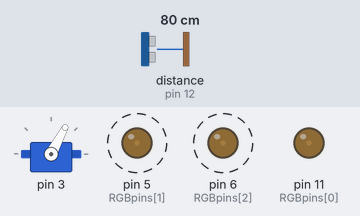
A sketch run on a simulated Arduino Uno, built with avr-gcc and run on an emulated ATmega328P. On the bench: servo, output pins drawn as LEDs (lit = HIGH). Dashed ring = blinking. Inputs (shaded band) come from the test bench; at power-on: distance to the obstacle (sensor on pin 12) 80 cm. The echo pulse lasts 58.3 µs per cm; random numbers use the default seed unless the sketch sets one; what the sketch prints to the serial monitor is not drawn.

Above: at 1.2 s.
1.3 s: distance to the obstacle (sensor on pin 12) set to 2 cm
At 1.66 s:
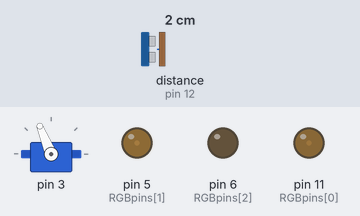
4.3 s: distance to the obstacle (sensor on pin 12) set to 9 cm
At 4.67 s:
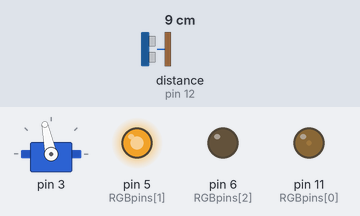
7.3 s: distance to the obstacle (sensor on pin 12) set to 4 cm
At 7.68 s:
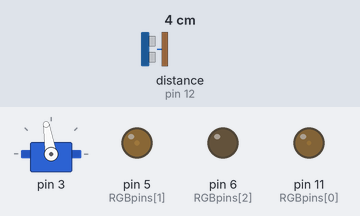
10.3 s: distance to the obstacle (sensor on pin 12) set to 18 cm
At 10.98 s:
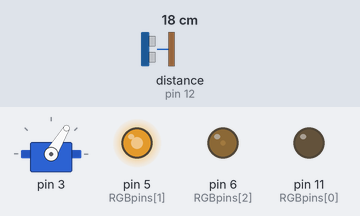
13.3 s: distance to the obstacle (sensor on pin 12) set to 35 cm
16.3 s: distance to the obstacle (sensor on pin 12) set to 60 cm
Timing chart, 0 to 22.8 s (numbered marks = the images above; inputs shaded):
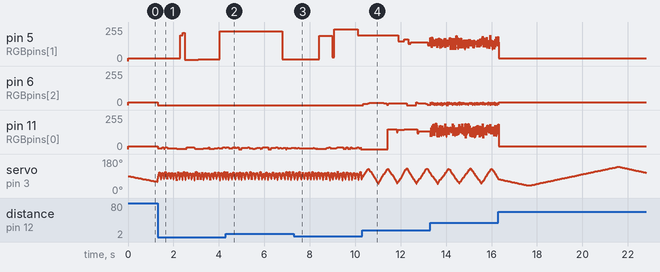

Measured:
- by itself, pin 6 (RGBpins[2]): alternates 21/255 for 0.02 s and 20/255 for 0.02 s

The sketch:

scp-V3_1-ultraS.ino
```cpp
#include <Servo.h>
#include <Chrono.h>
#include <HCSR04.h>// https://github.com/Martinsos/arduino-lib-hc-sr04

const byte triggerPin = 13;
const byte echoPin = 12;
UltraSonicDistanceSensor distanceSensor(triggerPin, echoPin);
unsigned int distance;

const byte startPos = 90;
const byte nbreServo = 1;
const byte miniPosLimite = 10;
const byte maxPosLimite = 170;

const byte RGBpins[3] = {11, 5, 6};
const byte maxPowerLimite = 220;
const byte miniPowerLimite = 20;

int LEDPower = 0;
int LEDPowerLimitesTemp[2];
int colorVariation;
int lightVariation;

int posLimitesTemp[2];
bool directionAngle[nbreServo];
float pos[nbreServo];
float nbreDegreVariation;

byte etatNuage = 0;

Servo servo[nbreServo];
Chrono chronoTempete;


void setup() {

  Serial.begin(9600);


  float distance = distanceSensor.measureDistanceCm();
  Serial.println(distance);

  servo[0].attach(3);
  for (byte i = 0; i < 3; i++) {
    pinMode(RGBpins[i], OUTPUT);
  }
  for (byte i = 0; i < nbreServo; i++) {
    pos[i] = startPos;
    servo[i].write(90);
  }
}

void loop() {

  tempete();
  delay(1);
  tempeteWithUltraS();
  delay(1);
  etatNuageUpDate();
  delay(1);
  ledRVB();
  delay(1);
  moveMode(0);
  delay(1);
}


void moveMode(byte whatServoInfo) {

  // on change de nbreDegreVariation
  if (pos[whatServoInfo] <= posLimitesTemp[0] ) {
    directionAngle[whatServoInfo] = !directionAngle[whatServoInfo];
    pos[whatServoInfo] = posLimitesTemp[0];
  } else if ( pos[whatServoInfo] >= posLimitesTemp[1]) {
    directionAngle[whatServoInfo] = !directionAngle[whatServoInfo];
    pos[whatServoInfo] = posLimitesTemp[1];

  }
  if (directionAngle[whatServoInfo]) {
    pos[whatServoInfo] = pos[whatServoInfo] + nbreDegreVariation;
  } else {
    pos[whatServoInfo] = pos[whatServoInfo] - nbreDegreVariation;
  }
  safeServoLimites(whatServoInfo);
  servo[whatServoInfo].write(pos[whatServoInfo]);
}

void safeServoLimites(byte whatServoInfo) {

  // on reste dans les limite d'angle
  if (pos[whatServoInfo] > maxPosLimite) {
    pos[whatServoInfo] = maxPosLimite;
  }
  if (pos[whatServoInfo] < miniPosLimite) {
    pos[whatServoInfo] = miniPosLimite;
  }

}

void ledRVB() {

  switch (etatNuage) {
    case 1:
      //RBpins actives
      for (byte i = 0; i < 2; i++) {
        lightVariationMode();
        analogWrite(RGBpins[i], lightVariation );
      }
      analogWrite(RGBpins[2], random(0, 20) );
      break;
    case 2:
      //    Rpins
      lightVariationMode();
      analogWrite(RGBpins[1], lightVariation );
      analogWrite(RGBpins[0], random(0, 15) );
      analogWrite(RGBpins[2], 0 );
      break;
    default:
      //RGBpins actives
      for (byte i = 0; i < 3; i++) {
        lightVariationMode();
        analogWrite(RGBpins[i], lightVariation );
      }
      break;
  }
}

void lightVariationMode() {
  lightVariation = random(
                     (LEDPowerLimitesTemp[0] + random((0 - colorVariation / 2), colorVariation)),  //minimun dans la variation de cooleur,
                     (LEDPowerLimitesTemp[1] + random((0 - colorVariation / 2), colorVariation))); //maxi
}

void tempete() {

  switch (etatNuage) {
    case 1:
      if (chronoTempete.hasPassed(1000 * random(2, 4))) {
        chronoTempete.restart();
        if (random(10) == 0) {
          etatNuage = 2;
        } else {
          etatNuage = 0;
        }
      }
      break;
    case 2:
      if (chronoTempete.hasPassed(1000 * random(1, 2))) {
        chronoTempete.restart();
        etatNuage = 0;
      }
      break;
    default:
      if (chronoTempete.hasPassed(10000)) {
        etatNuage = random(2);
        chronoTempete.restart();
        break;
      }
  }

}


void tempeteWithUltraS() {


    distance = distanceSensor.measureDistanceCm();


  if (distance < 15) {
    etatNuage = 2;
  } else if (distance < 40) {
    etatNuage = 1;
  } else {
    etatNuage = 0;
  }

}
void etatNuageUpDate() {
  switch (etatNuage) {
    case 1:
      LEDPowerLimitesTemp[0] = 100;
      LEDPowerLimitesTemp[1] = 150;
      posLimitesTemp[0] = startPos - 40;
      posLimitesTemp[1] = startPos + 40;
      nbreDegreVariation = random(1, 3);
      colorVariation = 50;
      break;
    case 2:
      LEDPowerLimitesTemp[0] = 200;
      LEDPowerLimitesTemp[1] = maxPowerLimite;
      posLimitesTemp[0] = startPos - 20;
      posLimitesTemp[1] = startPos + 20;
      nbreDegreVariation = 3 + random(3);
      colorVariation = 100;
      break;
    default:
      LEDPowerLimitesTemp[0] = miniPowerLimite;
      LEDPowerLimitesTemp[1] = miniPowerLimite + 2;
      posLimitesTemp[0] = startPos - 50;
      posLimitesTemp[1] = startPos + 50;
      float R = random(2, 4);
      nbreDegreVariation = R / 10;
      colorVariation = 0;
      break;
  }

}
```
